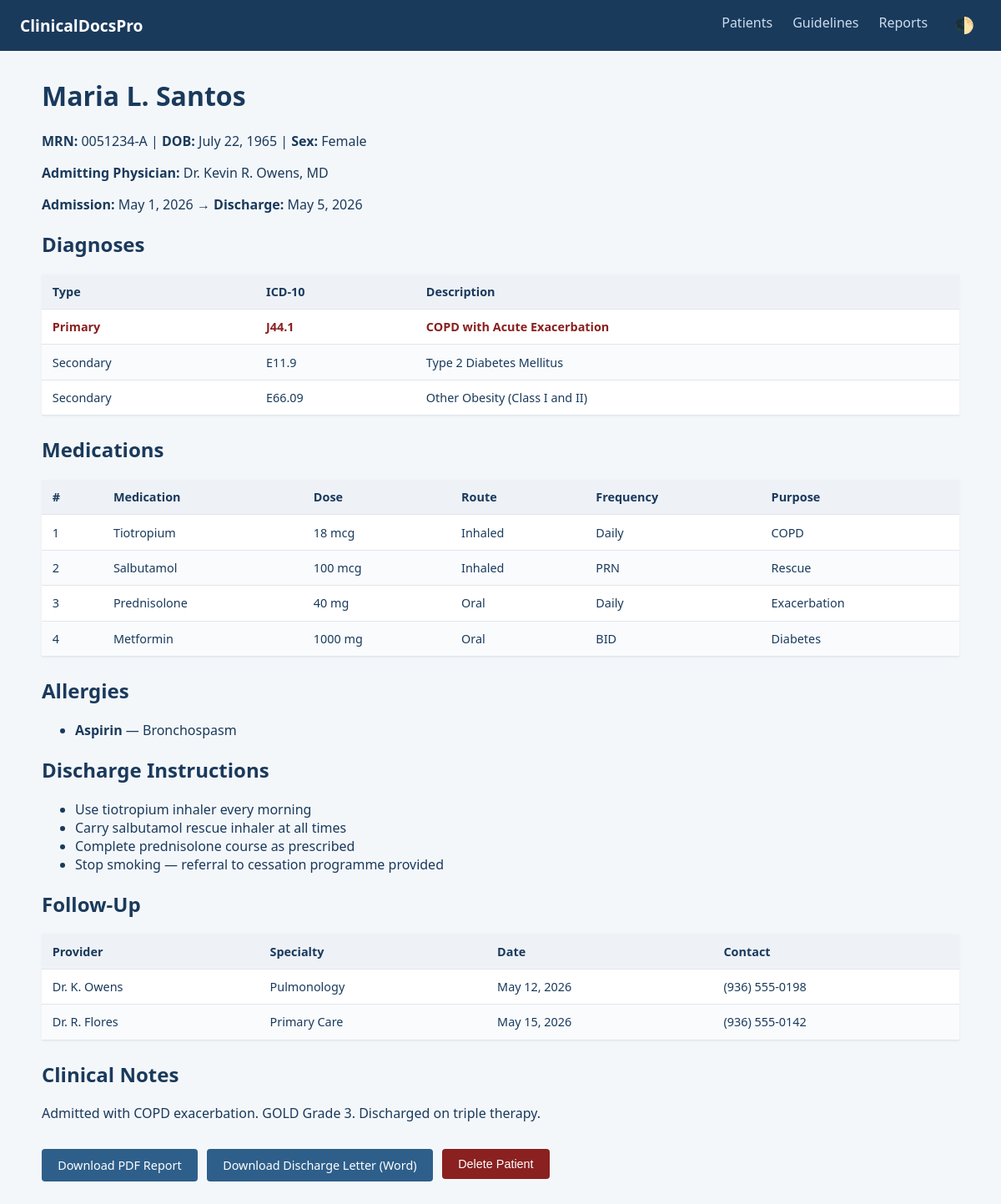
/patients/0051234-A, run on the app's committed database.
### tables this page shows
CREATE TABLE patients (
            mrn TEXT PRIMARY KEY,
            name TEXT NOT NULL,
            dob TEXT,
            sex TEXT,
            admitting_physician TEXT,
            admission_date TEXT,
            discharge_date TEXT,
            primary_diagnosis_code TEXT,
            primary_diagnosis_name TEXT,
            secondary_diagnoses TEXT,  -- JSON array
            medications TEXT,          -- JSON array
            allergies TEXT,            -- JSON array
            discharge_instructions TEXT,-- JSON array
            follow_up TEXT,            -- JSON array
            notes TEXT,
            created TEXT
        );

### web/app.py (the view)
@app.route("/patients/<mrn>")
def patient_detail(mrn):
    patient = get_patient(mrn)
    if not patient:
        flash(f"Patient MRN '{mrn}' not found.", "error")
        return redirect(url_for("patients"))
    return render_template("patient_detail.html", patient=patient,
                           lookup=lookup)

### src/icd10_lookup.py (called while the page is built)
def lookup(code):
    code = code.strip().upper()
    return ICD10_CODES.get(code, {
        "name": "Unknown Code",
        "category": "Unknown"
    })

### web/templates/patient_detail.html
{% extends "base.html" %}
{% block content %}
<h1>{{ patient.name }}</h1>
<div class="patient-meta">
    <p><strong>MRN:</strong> {{ patient.mrn }} | <strong>DOB:</strong> {{ patient.dob }} | <strong>Sex:</strong> {{ patient.sex }}</p>
    <p><strong>Admitting Physician:</strong> {{ patient.admitting_physician }}</p>
    <p><strong>Admission:</strong> {{ patient.admission_date }} → <strong>Discharge:</strong> {{ patient.discharge_date }}</p>
</div>
<h2>Diagnoses</h2>
<table>
    <thead><tr><th>Type</th><th>ICD-10</th><th>Description</th></tr></thead>
    <tbody>
        <tr style="font-weight:bold; color:#8a2020;">
            <td>Primary</td>
            <td>{{ patient.primary_diagnosis.code }}</td>
            <td>{{ lookup(patient.primary_diagnosis.code).name }}</td>
        </tr>
        {% for d in patient.secondary_diagnoses %}
        <tr>
            <td>Secondary</td>
            <td>{{ d.code }}</td>
            <td>{{ lookup(d.code).name }}</td>
        </tr>
        {% endfor %}
    </tbody>
</table>
<h2>Medications</h2>
{% if patient.medications %}
<table>
    <thead><tr><th>#</th><th>Medication</th><th>Dose</th><th>Route</th><th>Frequency</th><th>Purpose</th></tr></thead>
    <tbody>
        {% for med in patient.medications %}
        <tr>
            <td>{{ loop.index }}</td>
            <td>{{ med.name }}</td>
            <td>{{ med.dose }}</td>
            <td>{{ med.route }}</td>
            <td>{{ med.frequency }}</td>
            <td>{{ med.purpose }}</td>
        </tr>
        {% endfor %}
    </tbody>
</table>
{% else %}
<p>No medications listed.</p>
{% endif %}
<h2>Allergies</h2>
{% if patient.allergies %}
<ul>
    {% for a in patient.allergies %}
    <li><strong>{{ a.name }}</strong> — {{ a.reaction }}</li>
    {% endfor %}
</ul>
{% else %}
<p>No known allergies.</p>
{% endif %}
<h2>Discharge Instructions</h2>
{% if patient.discharge_instructions %}
<ul>
    {% for i in patient.discharge_instructions %}
    <li>{{ i }}</li>
    {% endfor %}
</ul>
{% else %}
<p>None.</p>
{% endif %}
<h2>Follow-Up</h2>
{% if patient.follow_up %}
<table>
    <thead><tr><th>Provider</th><th>Specialty</th><th>Date</th><th>Contact</th></tr></thead>
    <tbody>
        {% for fu in patient.follow_up %}
        <tr>
            <td>{{ fu.provider }}</td>
            <td>{{ fu.specialty }}</td>
            <td>{{ fu.date }}</td>
            <td>{{ fu.contact }}</td>
        </tr>
        {% endfor %}
    </tbody>
</table>
{% else %}
<p>None.</p>
{% endif %}
<h2>Clinical Notes</h2>
<p>{{ patient.notes if patient.notes else "None." }}</p>
<div class="actions">
    <a href="{{ url_for('patient_report', mrn=patient.mrn) }}" class="btn">Download PDF Report</a>
    <a href="{{ url_for('patient_discharge_word', mrn=patient.mrn) }}" class="btn">Download Discharge Letter (Word)</a>
    <form method="post" action="{{ url_for('patient_delete', mrn=patient.mrn) }}" style="display:inline;">
        <button type="submit" class="btn delete" onclick="return confirm('Delete this patient?')">Delete Patient</button>
    </form>
</div>
{% endblock %}

### web/static/style.css (style rules this page uses)
body { font-family: 'Segoe UI', Tahoma, Geneva, Verdana, sans-serif; margin: 0; background: #f4f7fa; color: #1a3a5c; }
.btn { display: inline-block; background: #2e5f8a; color: white; padding: 0.6rem 1.2rem; text-decoration: none; border-radius: 4px; border: none; cursor: pointer; font-size: 0.9rem; }
.btn.delete { background: #8a2020; }
table { width: 100%; border-collapse: collapse; background: white; margin-bottom: 1.5rem; box-shadow: 0 1px 3px rgba(0,0,0,0.05); }
th, td { padding: 0.7rem 0.8rem; border-bottom: 1px solid #e0e6ed; text-align: left; font-size: 0.9rem; }
th { background: #eef2f7; font-weight: bold; }
tr:nth-child(even) { background: #f9fbfd; }
.actions { margin-top: 2rem; display: flex; gap: 0.7rem; }

### data on the page
patients: name "Maria L. Santos", mrn "0051234-A", dob "July 22, 1965", sex "Female", admitting_physician "Dr. Kevin R. Owens, MD", admission_date "May 1, 2026", discharge_date "May 5, 2026", notes "Admitted with COPD exacerbation. GOLD Grade 3. Discharged on triple therapy."

### other printed values
{{ patient.primary_diagnosis.code }} "J44.1"
{{ lookup(patient.primary_diagnosis.code).name }} "COPD with Acute Exacerbation"
{{ d.code }} "E11.9" "E66.09"
{{ lookup(d.code).name }} "Type 2 Diabetes Mellitus" "Other Obesity (Class I and II)"
{{ med.name }} "Tiotropium" "Salbutamol" "Prednisolone" "Metformin"
{{ med.dose }} "18 mcg" "100 mcg" "40 mg" "1000 mg"
{{ med.route }} "Inhaled" "Inhaled" "Oral" "Oral"
{{ med.frequency }} "Daily" "PRN" "Daily" "BID"
{{ med.purpose }} "COPD" "Rescue" "Exacerbation" "Diabetes"
{{ a.name }} "Aspirin"
{{ a.reaction }} "Bronchospasm"
{{ i }} "Use tiotropium inhaler every morning" "Carry salbutamol rescue inhaler at all times" "Complete prednisolone course as prescribed" "Stop smoking — referral to cessation programme provided"
{{ fu.provider }} "Dr. K. Owens" "Dr. R. Flores"
{{ fu.specialty }} "Pulmonology" "Primary Care"
{{ fu.date }} "May 12, 2026" "May 15, 2026"
